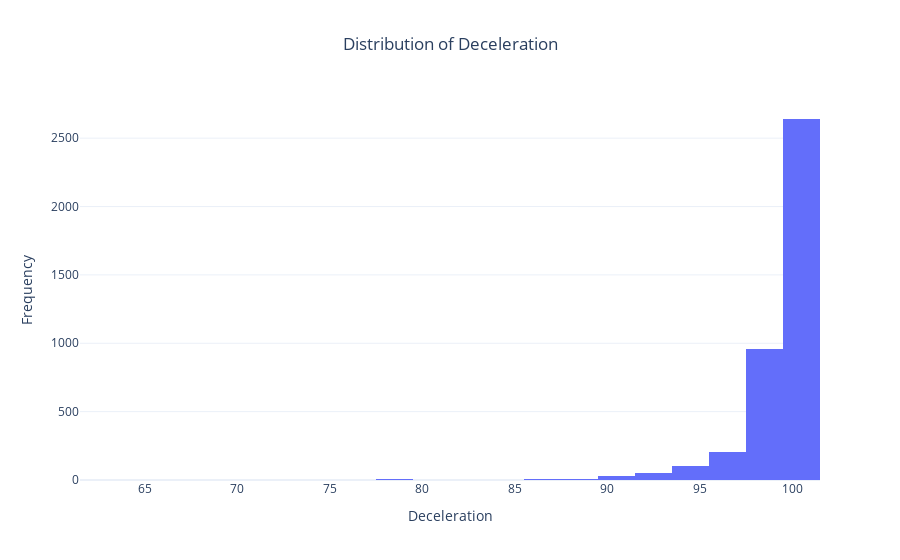

The code cell stored with this chart in its notebook:
### Markdown cell above
A review of the charts show that the dec and acc scores differ overtime for the drivers as time increases. 
This could be due to the seasonality in business for when the passengers increase maybe during the school 
holidays or when more people are travelling upcountry.This shows that they tend to overstretch their resources during August and September season when schools close and re-open.

### Code cell
import plotly.express as px

# Create an interactive histogram for the distribution of deceleration
fig = px.histogram(df, x='Deceleration', nbins=30, title='Distribution of Deceleration')

# Update layout for better visualization
fig.update_layout(
    xaxis_title='Deceleration',
    yaxis_title='Frequency',
    template='plotly_white',
    title_x=0.5
)

# Show the plot
fig.show()

### Figure 1 — Plotly figure (JSON) as saved in the notebook; plotly's stock layout.template omitted (floating-point values rounded to 4 significant figures; data arrays with more than 128 entries replaced by an {"elided": "..."} marker saying what was removed)
{"data": [{"bingroup": "x", "hovertemplate": "Deceleration=%{x}<br>count=%{y}<extra></extra>", "legendgroup": "", "marker": {"color": "#636efa", "pattern": {"shape": ""}}, "name": "", "nbinsx": 30, "orientation": "v", "showlegend": false, "type": "histogram", "x": {"elided": "4022 int values"}, "xaxis": "x", "yaxis": "y"}], "layout": {"barmode": "relative", "legend": {"tracegroupgap": 0}, "title": {"text": "Distribution of Deceleration", "x": 0.5}, "xaxis": {"anchor": "y", "domain": [0, 1], "title": {"text": "Deceleration"}}, "yaxis": {"anchor": "x", "domain": [0, 1], "title": {"text": "Frequency"}}}}
